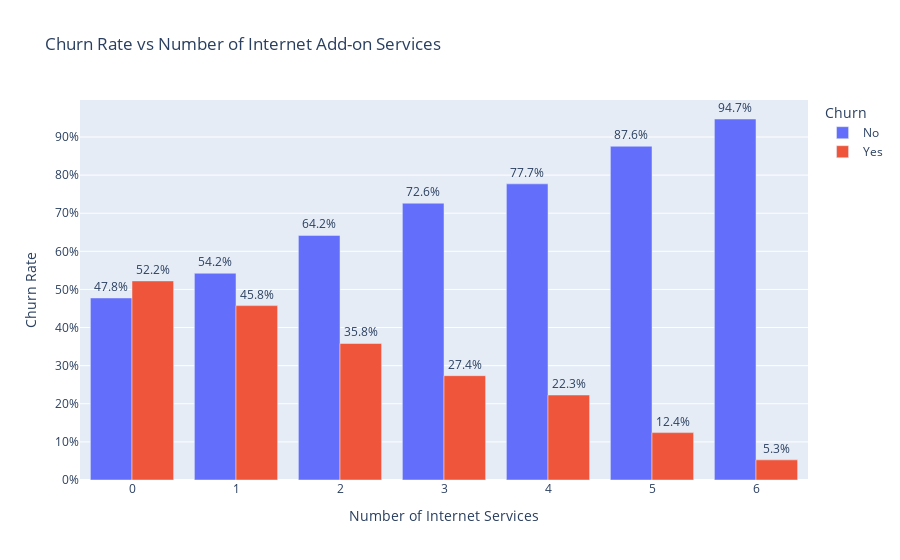

The notebook cell saved with this chart:
### Markdown cell above
#### **Internet Add-on services Analysis**
##### 1. Bar Plot for Number of Internet Serivce by Churn

### Code cell
# Bar plot for NumInternetServices vs Churn rate
selected_churn = ["No", "Yes"]
filtered_df = df[df["InternetService"] != "No"]
filtered_churn = filtered_df.groupby("NumInternetServices")["Churn"].value_counts(normalize=True).unstack().fillna(0).reset_index()

# Melt the dataframe for plotly
melted_churn = filtered_churn.melt(id_vars="NumInternetServices", value_vars=selected_churn,
								   var_name="Churn", value_name="Rate")

fig = px.bar(melted_churn, x="NumInternetServices", y="Rate", color="Churn",
			 barmode="group", title="📡 Churn Rate vs Number of Internet Add-on Services",
			 labels={"Rate": "Churn Rate", "NumInternetServices": "Number of Internet Services"})
fig.update_traces(texttemplate='%{y:.1%}', textposition='outside')
fig.update_layout(yaxis_tickformat=".0%")
fig.show()

### Figure 1 — Plotly figure (JSON) as saved in the notebook; plotly's stock layout.template omitted (floating-point values rounded to 4 significant figures)
{"data": [{"alignmentgroup": "True", "hovertemplate": "Churn=No<br>Number of Internet Services=%{x}<br>Churn Rate=%{y}<extra></extra>", "legendgroup": "No", "marker": {"color": "#636efa", "pattern": {"shape": ""}}, "name": "No", "offsetgroup": "No", "orientation": "v", "showlegend": true, "textposition": "outside", "texttemplate": "%{y:.1%}", "type": "bar", "x": [0, 1, 2, 3, 4, 5, 6], "xaxis": "x", "y": [0.4776, 0.5424, 0.6418, 0.7263, 0.777, 0.8757, 0.9472], "yaxis": "y"}, {"alignmentgroup": "True", "hovertemplate": "Churn=Yes<br>Number of Internet Services=%{x}<br>Churn Rate=%{y}<extra></extra>", "legendgroup": "Yes", "marker": {"color": "#EF553B", "pattern": {"shape": ""}}, "name": "Yes", "offsetgroup": "Yes", "orientation": "v", "showlegend": true, "textposition": "outside", "texttemplate": "%{y:.1%}", "type": "bar", "x": [0, 1, 2, 3, 4, 5, 6], "xaxis": "x", "y": [0.5224, 0.4576, 0.3582, 0.2737, 0.223, 0.1243, 0.05282], "yaxis": "y"}], "layout": {"barmode": "group", "legend": {"title": {"text": "Churn"}, "tracegroupgap": 0}, "title": {"text": "Churn Rate vs Number of Internet Add-on Services"}, "xaxis": {"anchor": "y", "domain": [0, 1], "title": {"text": "Number of Internet Services"}}, "yaxis": {"anchor": "x", "domain": [0, 1], "tickformat": ".0%", "title": {"text": "Churn Rate"}}}}
